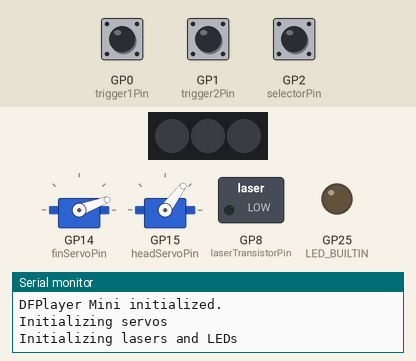
A program run on a simulated Raspberry Pi Pico. On the bench: 2 × servo, 3 RGB LEDs in strip order, left to right, switched loads named in the program (green lamp = pin HIGH), output pins drawn as LEDs (lit = HIGH), the last lines printed to the serial monitor. The test bench sets the inputs (shaded band); at power-on: GP0 (trigger1Pin) HIGH, GP2 (selectorPin) HIGH, GP1 (trigger2Pin) HIGH. The audio player accepts every command and is not drawn.

Above: at 14.9 s.
15.0 s: GP0 (trigger1Pin) pulled LOW for 0.15 s
At 15.21 s:
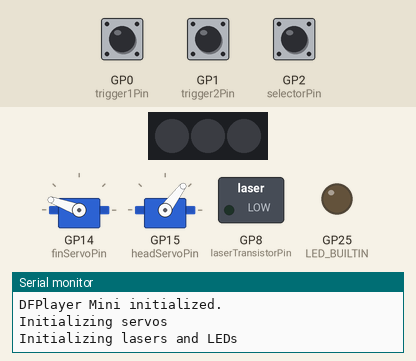
16.7 s: GP2 (selectorPin) pulled LOW for 3.2 s
At 19.2 s:
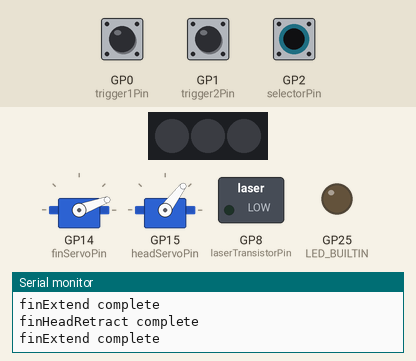
21.4 s: GP2 (selectorPin) pulled LOW for 0.15 s
At 22.9 s:
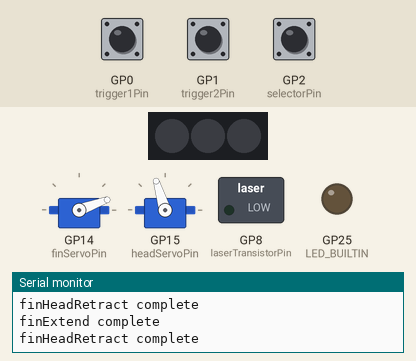
23.5 s: GP0 (trigger1Pin) pulled LOW for 1 s
At 24.0 s:
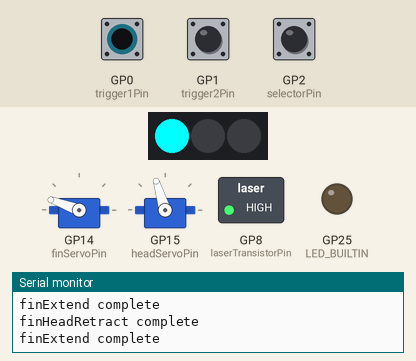
26.0 s: GP0 (trigger1Pin) pulled LOW for 3.2 s
At 29.6 s:
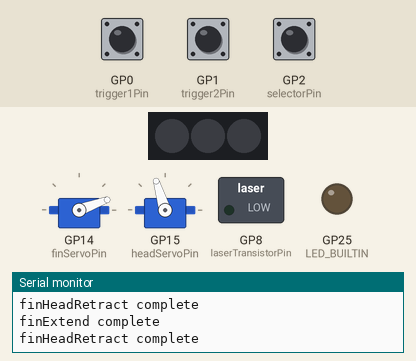
30.7 s: GP0 (trigger1Pin) driven LOW and GP2 (selectorPin) driven LOW
At 32.1 s:
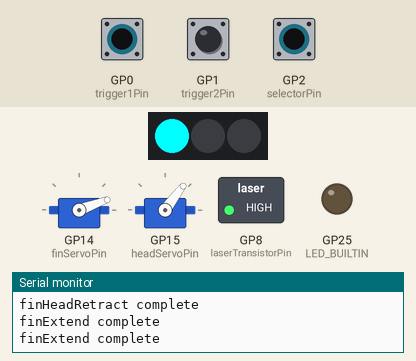
Timing chart, 0 to 34.7 s (numbered marks = the images above; inputs shaded):
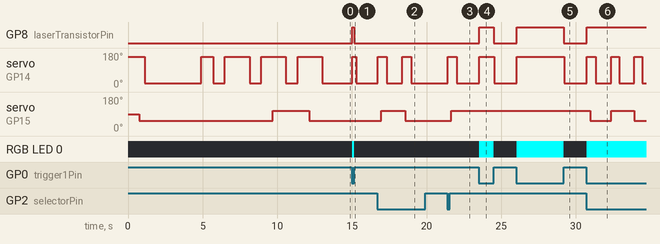

Measured:
- after the input at 15.0 s, GP8 (laserTransistorPin): LOW → HIGH at once, → LOW 0.12 s later; servo on GP14 (finServoPin): 20° → 160° at once, → 20° 0.25 s later; RGB LED 0: off → RGB(0, 255, 255) at once, → off 0.12 s later
- after the input at 16.7 s, servo on GP14 (finServoPin): alternates 160° for 0.60 s and 20° for 1.0 s, 4 changes in all, then stays 20°, starting at once; servo on GP15 (headServoPin): 53° → 107° after 0.25 s, → 53° 1.6 s later
- after the input at 21.4 s, servo on GP14 (finServoPin): 20° → 160° at once, → 20° 0.60 s later; servo on GP15 (headServoPin): 53° → 107° after 0.25 s
- after the input at 23.5 s, GP8 (laserTransistorPin): LOW → HIGH at once, → LOW 0.97 s later; servo on GP14 (finServoPin): 20° → 160° at once, → 20° 1.0 s later; RGB LED 0: off → RGB(0, 255, 255) at once, → off 0.97 s later
- after the input at 26.0 s, GP8 (laserTransistorPin): LOW → HIGH at once, → LOW 3.2 s later; servo on GP14 (finServoPin): 20° → 160° at once, → 20° 3.2 s later; RGB LED 0: off → RGB(0, 255, 255) at once, → off 3.2 s later
- after the input at 30.7 s, GP8 (laserTransistorPin): LOW → HIGH at once; servo on GP14 (finServoPin): alternates 160° for 0.53 s and 20° for 1.0 s, starting at once; servo on GP15 (headServoPin): 107° → 53° after 0.25 s, → 107° 1.4 s later, → 53° 1.6 s later; RGB LED 0: off → RGB(0, 255, 255) at once

The program:

main.cpp
```cpp
#include <Arduino.h>
#include <Servo.h>
#include <FastLED.h>
#include <DFPlayerMini_Fast.h>

unsigned long currMillis = 0;

/*
  BUTTONS
*/

// Definitions
const uint8_t trigger1Pin = 0;              // Inner trigger
const uint8_t trigger2Pin = 1;              // Outer trigger
const uint8_t selectorPin = 2;              // Rotation selector

// Setup Function

void initializeInputs() {
  Serial.println(F("Initializing Inputs"));

  pinMode(trigger1Pin, INPUT_PULLUP);
  pinMode(trigger2Pin, INPUT_PULLUP);
  pinMode(selectorPin, INPUT_PULLUP);
}

/*
  SOUND
*/

// Definitions
DFPlayerMini_Fast player;

const uint8_t defaultVol = 30;

// Track assignments
const uint8_t startupSFX = 1;
const uint8_t finOpenSFX = 2;
const uint8_t finCloseSFX = 3;
const uint8_t rotateSFX = 4;
const uint8_t errorSFX = 5;
const uint8_t emptySFX = 6;
const uint8_t fire1SFX = 7;
const uint8_t fire2SFX = 8;

// Functions
void playSFX(int track) {
  player.play(track);
}

// Setup Function
void initializeDFPlayer() {
  Serial1.begin(9600);
  Serial.println(F("Initializing DFPlayer... (May take 3-5 seconds)"));
  player.begin(Serial1, true);
  Serial.println(F("DFPlayer Mini initialized."));

  player.volume(defaultVol);
}

/*
  SERVOS

  This prop uses 2 servo motors, 1 MG90S and 1 DS3218MG, to extend/retract the outer fins and to rotate the whole head respectively.
  The MG90S is driven by a digital PWM pin and powered off of a L7806ABV 6V regulator.
  The DS3218MG is driven by a digital PWM pin and powered from the 7.8V output from the buck converter.
*/

// Fin Servo
Servo finservo;                         // MG90S servo used to actuate retracting fins
const uint8_t finServoPin = 14;
const uint8_t finExtendedPos = 160;
const uint8_t finFiringPos = finExtendedPos - 80;        // TODO Tune firing position
const uint8_t finRetractedPos = 20;

const uint16_t finInterval = 250;               // Approx delay @ 5V (325)
const uint16_t finFiringInterval = 125;         // TODO Tune interval

uint8_t finPos = finRetractedPos;
unsigned long lastFinMillis = 0;
bool finMoving = false;
bool finExtended = false;

bool readyFinRetract = false;
bool readyFinExtend = false;

// Fin Servo Functions
void finExtend() {
  if (!finMoving && finPos != finExtendedPos) {
    playSFX(finOpenSFX);
    finservo.write(finExtendedPos);
    finPos = finExtendedPos;
    finMoving = true;
    lastFinMillis = currMillis;
    }
  if (finMoving) {
    if (currMillis >= lastFinMillis + finInterval) {
      finMoving = false;
      finExtended = true;
      Serial.println(F("finExtend complete"));
    }
  }
}

void finRetract() {
  if (!finMoving && finPos != finRetractedPos) {
    playSFX(finCloseSFX);
    finservo.write(finRetractedPos);
    finPos = finRetractedPos;
    finMoving = true;
    lastFinMillis = currMillis;
    }
  if (finMoving) {
    if (currMillis >= lastFinMillis + finInterval) {
      finMoving = false;
      finExtended = false;
      Serial.println(F("finHeadRetract complete"));
    }
  }
}

// Head Servo
Servo headservo;                          // DS3218MG servo used to rotate head
const uint8_t headServoPin = 15;
const uint16_t headServoMinPulse = 500;
const uint16_t headServoMaxPulse = 2500;
const uint8_t headServoMinPos = 53;
const uint8_t headServoMaxPos = 107;

const uint16_t headInterval = 350;                // TODO Verify head delay @ working voltage (~7V)

bool initHeadRotate = false;
uint8_t headPos = headServoMinPos;
unsigned long lastHeadMillis = 0;
bool headMoving = false;

void rotateHead() {
  if (!finExtended) {
    finExtend();                              // Extends fins to allow for head rotation
  }

  // // playSFX(rotateSFX);
  if (finExtended && (finPos == finExtendedPos)) {
    if (!headMoving) {
      switch(headPos) {
        case headServoMaxPos:
          headservo.write(headServoMinPos);
          lastHeadMillis = currMillis;
          headPos = headServoMinPos;
          headMoving = true;
          break;
        case headServoMinPos:
          headservo.write(headServoMaxPos);
          lastHeadMillis = currMillis;
          headPos = headServoMaxPos;
          headMoving = true;
          break;
      }
    }
    if (headMoving) {
      if (currMillis >= lastHeadMillis + headInterval) {
        headMoving = false;
        readyFinRetract = true;
      }
    }
  }

  if (readyFinRetract) {
    finRetract();
    delay(500);
    if (!finExtended) {
      readyFinRetract = false;
      initHeadRotate = false;
    }
  }
}

// Setup Function
void initializeServos() {
  Serial.println(F("Initializing servos"));

  finservo.attach(finServoPin);
  headservo.attach(headServoPin, headServoMinPulse, headServoMaxPulse);

  finservo.write(finExtendedPos);           // Sets fins and head to home positions
  delay(finInterval);
  headservo.write(headServoMinPos);
  delay(headInterval);
  finservo.write(finRetractedPos);
  delay(finInterval);
}


/*
  LIGHTS
*/
// Declarations
const uint8_t laserTransistorPin = 8;

const uint8_t ledDataPin = 7;
const uint8_t ledNum = 3;

unsigned long ledRefreshInterval = 10000;

CRGB nozzleLeds[ledNum];

// Variables
bool ledStatus = false;
unsigned long lastLEDRefreshMillis = 0;

// Functions
void lasersOn() {
  digitalWrite(laserTransistorPin, HIGH);
}

void lasersOff() {
  digitalWrite(laserTransistorPin, LOW);
}

void ledsOn(CRGB newColor, bool isChange = false) {
  if (!ledStatus || isChange) {
    nozzleLeds[0] = newColor;
    FastLED.show();
    ledStatus = true;
  }
}

void ledsOff() {
  if (ledStatus) {
    nozzleLeds[0] = CRGB::Black;
    FastLED.show();
    ledStatus = false;
  }
}

// Setup Function
void initializeLights() {
  Serial.println(F("Initializing lasers and LEDs"));
  pinMode(laserTransistorPin, OUTPUT);

  FastLED.addLeds<NEOPIXEL, ledDataPin>(nozzleLeds, ledNum);
}

/*
  ACTIONS
*/

// State Definitions
bool triggerPrimed = false;
bool firing = false;

// Functions
void startup() {
  delay(2000);
  playSFX(startupSFX);
  delay(1500);

  playSFX(finOpenSFX);
  finservo.write(finExtendedPos);
  delay(finInterval + 500);
  playSFX(finCloseSFX);
  finservo.write(finRetractedPos);
  delay(finInterval + 500);

  playSFX(finOpenSFX);
  finservo.write(finExtendedPos);
  delay(finInterval + 500);

  playSFX(rotateSFX);
  headservo.write(headServoMinPos);
  delay(headInterval + 500);

  playSFX(finCloseSFX);
  finservo.write(finRetractedPos);
  delay(finInterval + 500);

  playSFX(finOpenSFX);
  finservo.write(finExtendedPos);
  delay(finInterval + 500);

  playSFX(rotateSFX);
  headservo.write(headServoMaxPos);
  delay(headInterval + 500);

  playSFX(finCloseSFX);
  finservo.write(finRetractedPos);
  delay(finInterval + 500);

  playSFX(finOpenSFX);
  finservo.write(finExtendedPos);
  delay(finInterval + 500);

  playSFX(rotateSFX);
  headservo.write(headServoMinPos);
  delay(headInterval + 500);

  playSFX(finCloseSFX);
  finservo.write(finRetractedPos);
  delay(finInterval + 500);
}

void primeTrigger() {
  finExtend();
  ledsOn(CRGB::Cyan);
  lasersOn();
  triggerPrimed = true;                   // Enables main trigger action
}

void unprimeTrigger() {
  lasersOff();
  ledsOff();
  finRetract();
  triggerPrimed = false;                  // Locks main trigger action
}


bool finFireRetractReady = false;
bool finFireExtendReady = false;

void fireTrigger() {                     // Initiates firing action, requires trigger priming
  if (!finFireRetractReady) {
    if (!finMoving && finPos != finFiringPos) {
      finservo.write(finFiringPos);
      finPos = finFiringPos;
      finMoving = true;
      lastFinMillis = currMillis;
    }
    if (finMoving) {
      if (currMillis >= lastFinMillis + finFiringInterval) {
        finMoving = false;
        finFireRetractReady = true;
      }
    }
  }

  if (finFireRetractReady && (finPos == finFiringPos)) {
    playSFX(fire1SFX);
    ledsOff();
    ledsOn(CRGB::Orange, true);
    lasersOff();
    finFireExtendReady = true;
  }

  if (finFireExtendReady) {
    if (!finMoving && finPos != finExtendedPos) {
      finservo.write(finExtendedPos);
      finPos = finExtendedPos;
      finMoving = true;
      lastFinMillis = currMillis;
    }
    if (finMoving) {
      if (currMillis >= lastFinMillis + finFiringInterval) {
        finMoving = false;
        finFireRetractReady = true;
      }
    }
    if (finFireRetractReady) {
      delay(500);               // TODO implement LED fadeout
      ledsOff();
      delay(200);               // TODO clean up firing rearm implementation
      finFireRetractReady = false;
      finFireExtendReady = false;
      firing = false;
    }
  }
}

/*
  MAIN
*/
void setup() {
  Serial.begin(115200);
  pinMode(LED_BUILTIN, OUTPUT);

  initializeInputs();
  initializeDFPlayer();
  initializeServos();
  initializeLights();

  startup();
}

void loop() {
  currMillis = millis();

  if (firing) {
    digitalWrite(LED_BUILTIN, HIGH);
  }
  if (!firing) {
    digitalWrite(LED_BUILTIN, LOW);
  }

  byte trigger1State = digitalRead(trigger1Pin);
  byte trigger2State = digitalRead(trigger2Pin);
  byte selectorState = digitalRead(selectorPin);
  if (trigger1State == LOW && !firing) {
    primeTrigger();
  }
  if (trigger1State == HIGH && !firing) {
    if (!initHeadRotate) {
      unprimeTrigger();
    }
  }

  if (trigger2State == LOW) {
    if (triggerPrimed) {
      firing = true;
    } else {
      playSFX(errorSFX);
    }
  }

  if (selectorState == LOW && !firing) {
    initHeadRotate = true;
  }

  if (initHeadRotate) {
    rotateHead();
  }
  if (firing) {
    fireTrigger();
  }
}
```
